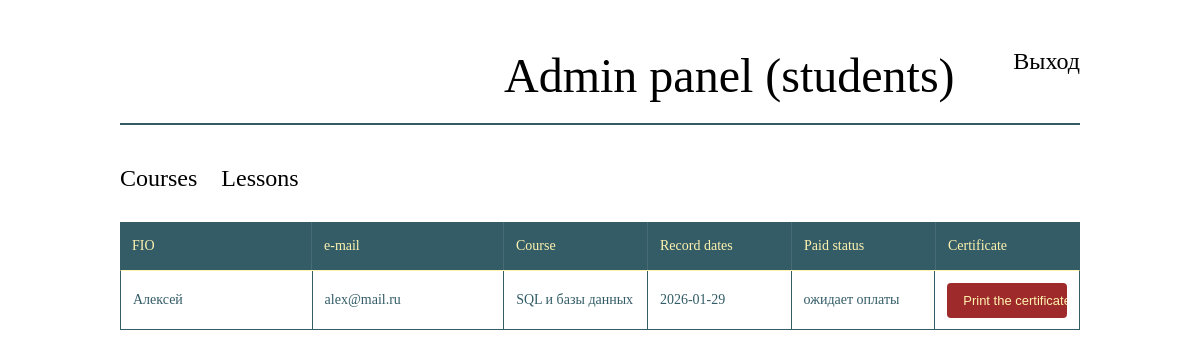
The app's page /course-admin/students.php (signed in) with its own data.
### tables this page shows
CREATE TABLE `orders` (
  `id_order` int NOT NULL,
  `id_user` int NOT NULL,
  `id_course` int NOT NULL,
  `id_status_payment` int NOT NULL DEFAULT '1',
  `date_order` date NOT NULL
);

CREATE TABLE `users` (
  `id_user` int NOT NULL,
  `id_role` int NOT NULL,
  `name` varchar(255) NOT NULL,
  `email` varchar(255) NOT NULL,
  `password` varchar(255) NOT NULL
);

CREATE TABLE `courses` (
  `id` int NOT NULL,
  `name` varchar(30) NOT NULL,
  `description` varchar(100) DEFAULT NULL,
  `hours` int DEFAULT NULL,
  `price` decimal(6,2) NOT NULL,
  `start_date` date NOT NULL,
  `end_date` date NOT NULL,
  `img` varchar(255) NOT NULL
);

CREATE TABLE `statuses_payment` (
  `id_status_payment` int NOT NULL,
  `status_payment` varchar(255) NOT NULL
);

### course-admin/students.php (the view, shortened to what this page needs)
<?php
$mysqli = getDBConnection();
$stmt = $mysqli->prepare("
    SELECT users.name, users.email, courses.name as title, orders.date_order, statuses_payment.status_payment
    FROM orders
    JOIN users using(id_user)
    JOIN courses ON orders.id_course = courses.id
    JOIN statuses_payment using(id_status_payment)
");
$stmt->execute();
$orders = $stmt->get_result()->fetch_all(MYSQLI_ASSOC);
?>
<!DOCTYPE html>
<html lang="en">
<head>
    <link rel="stylesheet" href="styles/style.css">
</head>
<body>
    <div class="container-courses">
        <header class="header">
            <div class="header-top">
                <p class="header-top__name">Admin panel (students)</p>
                <p class="header-top__logout">Выход</p>
            </div>
            <div class="header-bottom">
                <nav class="header-bottom__nav">
                    <a class="header-bottom__nav-a" href="courses.php">Courses</a>
                    <a class="header-bottom__nav-a" href="lessons.php">Lessons</a>
                </nav>
            </div>
        </header>
        <div class="main-student">
            <div class="student-item__header">
                <p class="student-info">FIO</p>
                <p class="student-info">e-mail</p>
                <p class="student-info">Course</p>
                <p class="student-info">Record dates</p>
                <p class="student-info">Paid status</p>
                <p class="student-info">Certificate</p>
            </div>
            <?php foreach ($orders as $order): ?>
                <div class="student-item">
                    <p><?= $order['name'] ?></p>
                    <p><?= $order['email'] ?></p>
                    <p><?= $order['title'] ?></p>
                    <p><?= $order['date_order'] ?></p>
                    <p class="student__paid-info"><?= $order['status_payment'] ?></p>
                    <form class="student-item__right">
                        <input type="submit" value="Print the certificate" class="student-item__btn">
                    </form>
                </div>
            <?php endforeach; ?>
        </div>
    </div>
</body>
</html>

### course-admin/styles/style.css (style rules this page uses)
* { margin: 0; padding: 0; }
.container-courses { width: 80%; margin: 0 auto; }
.header { display: flex; flex-direction: column; align-items: flex-end; }
.header-top { display: flex; justify-content: space-between; margin-top: 5%; width: 60%; }
.header-top__name { font-family: YanBold; font-size: 48px; }
.header-top__logout { font-family: ZenReg; font-size: 24px; }
.header-bottom { display: flex; justify-content: space-between; align-items: center; width: 100%; align-items: center; margin-top: 20px; border-top: 2px solid #335C67; padding-top: 40px; }
.header-bottom__nav-a { text-decoration: none; font-family: ZenReg; font-size: 24px; margin-right: 20px; color: #000000; }
.main-courses, .main-student { margin-top: 30px; }
.student-item__header { width: 100%; }
.student-item { width: 100%; height: 60px; border: 1px solid #335C67; display: flex; padding-top: 38px; box-sizing: border-box; }
.student-item__header { display: grid; grid-template-columns: 20% 20% 15% 15% 15% 15%; gap: 0; background-color: #335C67; color: #FFF3B0; font-family: ZenBold; padding: 0; }
.student-info { padding: 16px 12px; margin: 0; font-size: 14px; text-align: left; border-right: 1px solid rgba(255, 255, 255, 0.1); }
.student-info:last-child { border-right: none; }
.student-item { display: grid; grid-template-columns: 20% 20% 15% 15% 15% 15%; gap: 0; padding: 0; border-top: 1px solid #FFF3B0; font-family: ZenReg; transition: background-color 0.2s ease; }
.student-item > p { padding: 16px 12px; margin: 0; border-right: 1px solid #335C67; font-size: 14px; color: #335C67; display: flex; align-items: center; min-height: 52px; box-sizing: border-box; }
.student__paid-info { color: #335C67; font-family: ZenBold; }
.student-item__right { display: flex; align-items: center; justify-content: center; padding: 8px 12px; margin: 0; }
.student-item__btn { background-color: #9E2A2B; color: #FFF3B0; border: none; padding: 10px 16px; border-radius: 4px; cursor: pointer; font-size: 13px; font-weight: 500; transition: background-color 0.2s ease; white-space: nowrap; width: 100%; max-width: 200px; }

### records on screen
orders: id_user.name "Алексей", id_user.email "alex@mail.ru", id_course.name "SQL и базы данных", date_order "2026-01-29", id_status_payment.status_payment "ожидает оплаты"
